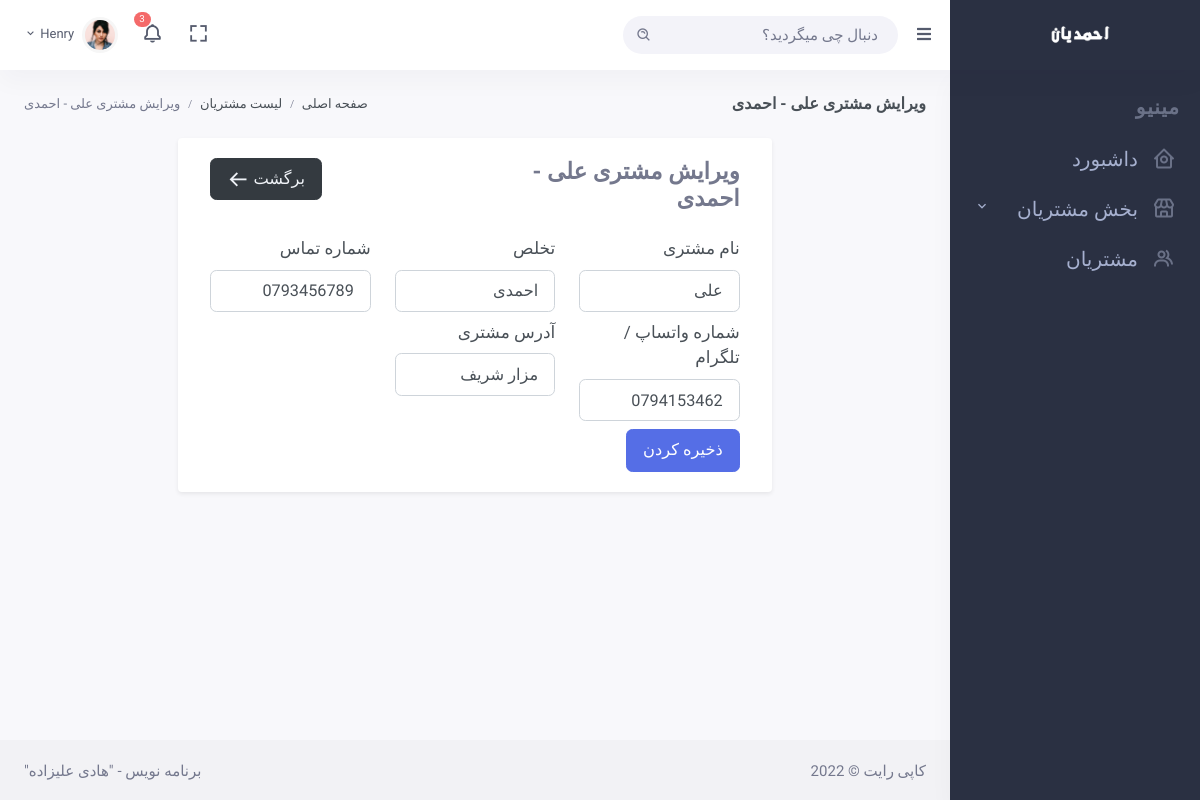
The page /customer/update/1/ on the database its author committed.
### customers/models.py (models this page shows, shortened)
class Customer(models.Model):
    name = models.CharField(max_length=200, verbose_name="اسم مشتری")
    last_name = models.CharField(max_length=200, verbose_name="تخلص مشتری")
    phone_number  = models.CharField(max_length=15, verbose_name="شماره تماس مشتری")
    social_number = models.CharField(max_length=15, verbose_name="شماره واتساپ", null=True, blank=True)
    address = models.CharField(max_length=200, verbose_name="آدرس مشتری")
    created = models.DateTimeField(auto_now_add=True)
    class Meta:
        ordering = ('-created', )

### customers/views.py (the view)
# urls.py: path("customer/update/<str:pk>/", views.customer_update_view, name="customer-update"),
def customer_update_view(request, pk):
    customer = Customer.objects.get(pk=pk)
    if request.method == "POST":
        form = CustomerForm(request.POST, instance=customer)
        if form.is_valid():
            form.save()
            messages.success(request, "معلومات مشتری موفقانه تغییر و دوباره ثبت سیتم گردید. ")
            return redirect("customer-list")
    else:
        form = CustomerForm(instance=customer)
    context = {
        "form" : form,
        "customer" : customer
    }
    return render(request, "customers/form.html", context)

### customers/forms.py
class CustomerForm(forms.ModelForm):
    class Meta:
        model = Customer
        fields = ["name", "last_name", "phone_number", "social_number", "address"]

### customers/templates/customers/form.html (shortened to what this page needs)
{% extends 'main.html' %}
{% load static %}
{% load crispy_forms_tags %}
{% load widget_tweaks %}
{% block page_title %}
{% if customer %}
    ویرایش مشتری {{customer.name}} - {{customer.last_name}}
    {% else %}
    ثبت مشتری جدید
    {% endif %}
{% endblock page_title %}
{% block breadcrumb %}
<div class="page-title-right">
    <ol class="breadcrumb m-0">
        <li class="breadcrumb-item"><a href="/">صفحه اصلی</a></li>
        <li class="breadcrumb-item"><a href="{% url 'customer-list' %}">لیست مشتریان</a></li>
        <li class="breadcrumb-item active">
            {% if customer %}
            ویرایش مشتری {{customer.name}} - {{customer.last_name}}
            {% else %}
            ثبت مشتری جدید
            {% endif %}
        </li>
    </ol>
</div>
{% endblock breadcrumb %}
{% block content %}
<div class="row">
    <div class="col-xl-8 m-auto">
        <div class="card shadow-sm">
            <div class="card-body">
                <div class="col-lg-12 m-auto">
                    <div class="row">
                        <div class="col-lg-6">
                            <h3 class="mb-4 text-muted" style="font-weight: bold;">
                                {% if customer %}
                                        ویرایش مشتری {{customer.name}} - {{customer.last_name}}
                                {% else %}
                                    ثبت مشتری جدید
                                {% endif %}
                            </h3>
                        </div>
                        <div class="col-lg-6">
                            <a href="{% url 'customer-list' %}" class="btn btn-dark btn-lg mb-4 float-right ">
                                برگشت
                                <i class='bx bx-arrow-back font-size-22 align-middle' ></i>
                            </a>
                        </div>
                    </div>
                    <form action="" method="POST">
                        <div class="row">
                            <div class="col-lg-4">
                                <label for="" class="font-size-17">نام مشتری</label>
                                {% render_field form.name class="form-control form-control-lg" placeholder="علی" %}
                            </div>
                            <div class="col-lg-4">
                                <label for="" class="font-size-17">تخلص</label>
                                {% render_field form.last_name class='form-control form-control-lg' placeholder="احمدی" %}
                            </div>
                            <div class="col-lg-4">
                                <label for="" class="font-size-17">شماره تماس</label>
                                {% render_field form.phone_number class='form-control form-control-lg' placeholder="" %}
                            </div>
                            <div class="col-lg-4 mt-2">
                                <label for="" class="font-size-17">شماره واتساپ / تلگرام</label>
                                {% render_field form.social_number class='form-control form-control-lg' placeholder="" %}
                            </div>
                            <div class="col-lg-4 mt-2">
                                <label for="" class="font-size-17">آدرس مشتری</label>
                                {% render_field form.address class='form-control form-control-lg' placeholder="کابل دشت برچی ایستگاه بیست متره" %}
                            </div>
                        </div>
                        <button class="btn btn-primary btn-lg mt-2">ذخیره کردن</button>
                    </form>
                </div>
            </div>
        </div>
    </div>
</div>
{% endblock content %}

### static/assets/css/main.css (style rules this page uses)
body { font-family: 'Baloo Bhaijaan 2', cursive !important; }

### rows shown on the page
Customer: name "علی", last_name "احمدی", phone_number "0793456789", social_number "0794153462", address "مزار شریف"
